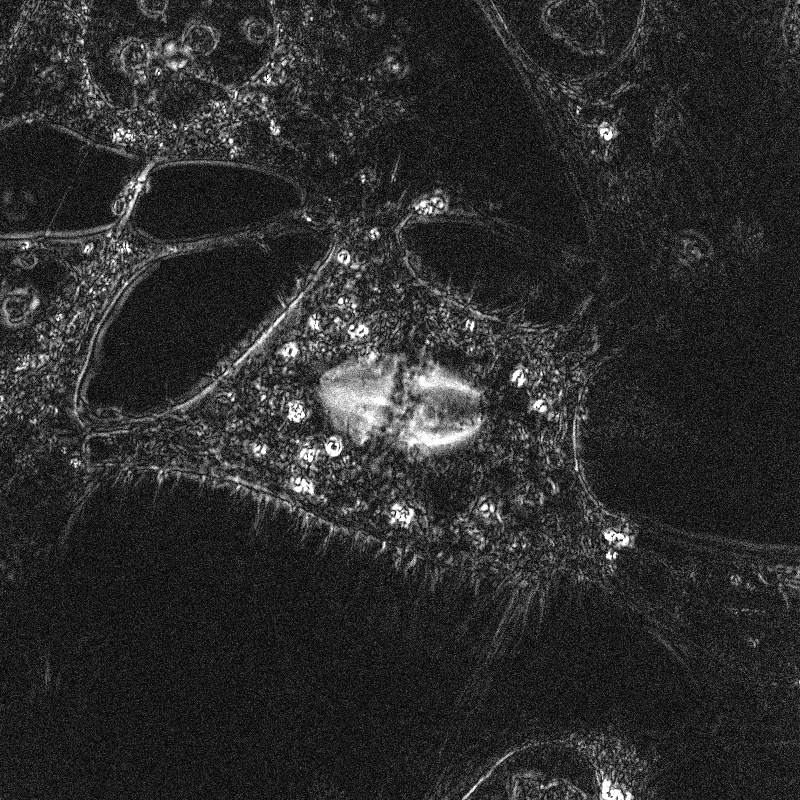
#> input picture final_files/2d_data/u2/retardance.tif, 800 x 800 px
$ jupyter execute Glyph_Packing_Parallel.ipynb   (shell and % lines are left out)
#> lines starting #> are read from the running program, lines starting #| are printed output that depends on the picture
[cell 1]
# Parameters
initial_num_points = 800
final_points = 500
alpha = 1.0
max_time = 30.0
min_time = 5.0
num_iterations = 20
boundary = 30
c_drag = 1.0
image_size = 100
num_cores = 1
dataset = 'u2'

[cell 2]
import numpy as np
import matplotlib.pyplot as plt

import tifffile as tf
import os
import numpy as np
import matplotlib
matplotlib.use('Agg')
import matplotlib.pyplot as plt
from matplotlib import cm
import cv2
from mpl_toolkits.axes_grid1 import make_axes_locatable
from scipy.integrate import odeint
import time
from numpy import linalg as LA
import random
from itertools import cycle
from scipy import interpolate
import cv2
import multiprocessing as mp
from skimage.transform import rescale


def nanRobustBlur(I, dim):
    V=I.copy()
    V[I!=I]=0
    VV=cv2.blur(V,dim)
    W=0*I.copy()+1
    W[I!=I]=0
    WW=cv2.blur(W,dim)
    Z=VV/WW
    return Z

anisotropy = cv2.imread('2d_data/' + dataset + '/retardance.tif', -1).astype('float32')
#> anisotropy: shape (800, 800) float32; min 13, max 65535, mean 11360.7
orientation = cv2.imread('2d_data/' + dataset + '/azimuth.tif', -1).astype('float32')
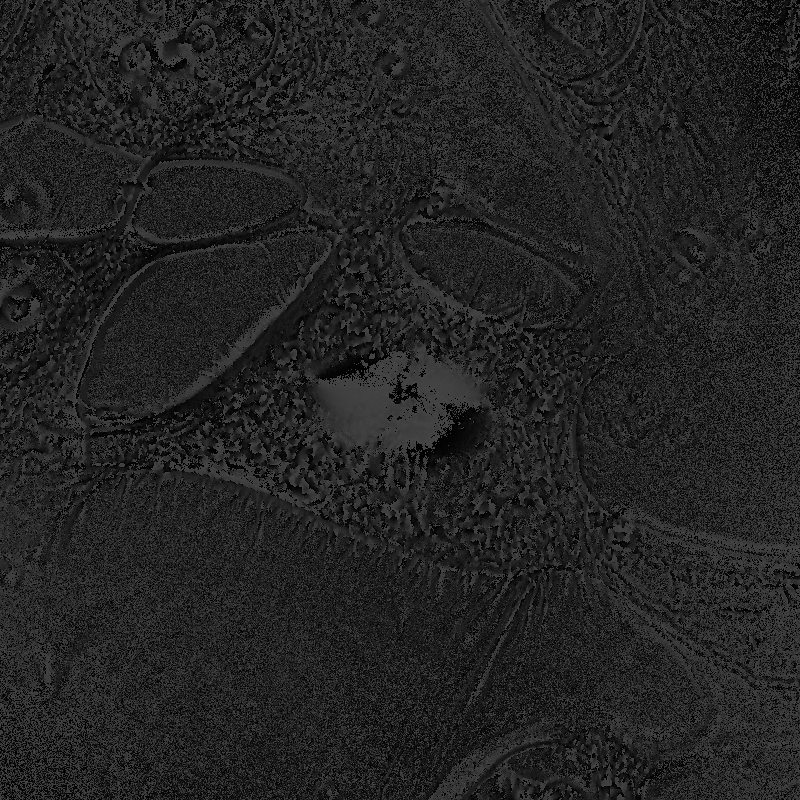
#> input picture final_files/2d_data/u2/azimuth.tif, 800 x 800 px
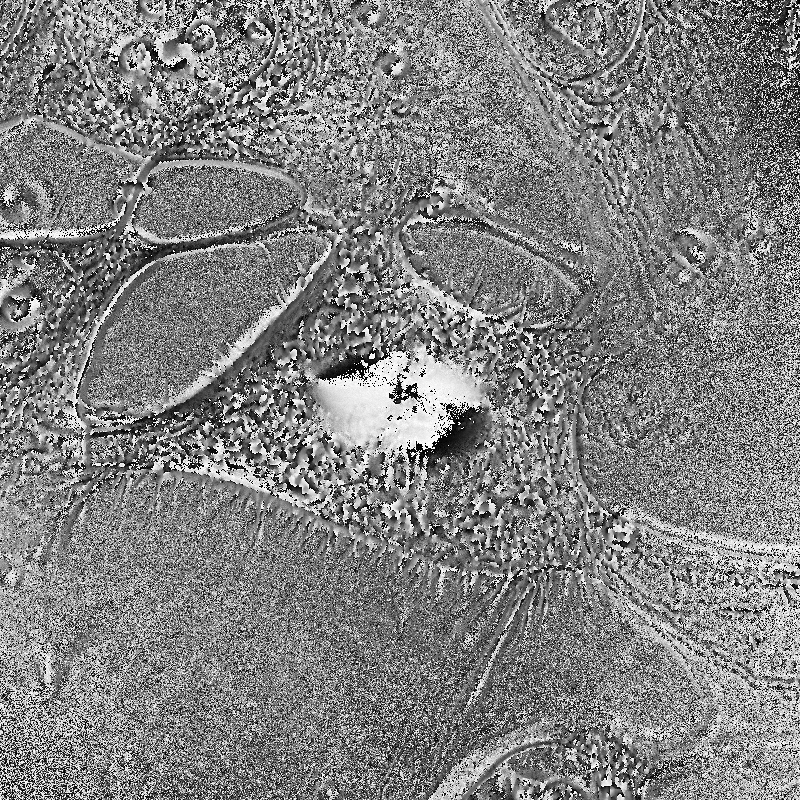
#> orientation: shape (800, 800) float32; min 0, max 17999, mean 9135.1; drawn with min black and max white
anisotropy = rescale(anisotropy, 0.5, anti_aliasing=True)
#> anisotropy: shape (400, 400) float32
orientation = rescale(orientation, 0.5, anti_aliasing=True)
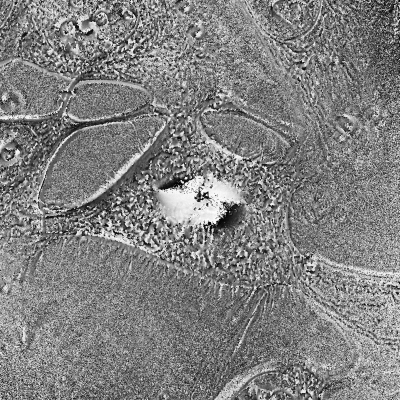
#> orientation: shape (400, 400) float32; min 318.6, max 17741.1, mean 9135.2; drawn with min black and max white
anisotropy = anisotropy / 65535*10
orientation = orientation / 18000*np.pi

def return_smooth(orientation, anisotropy):
    U, V =  anisotropy*np.cos(2 * orientation), anisotropy*np.sin(2 * orientation)
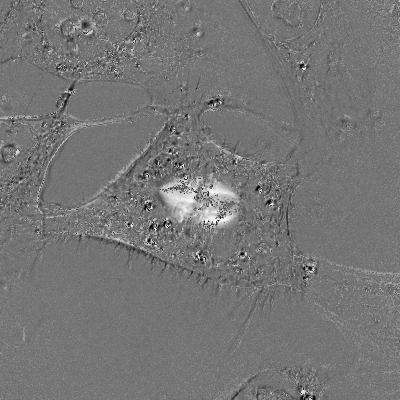
#> U: shape (400, 400) float32; min -9.99, max 9.96, mean -0.761; drawn with min black and max white
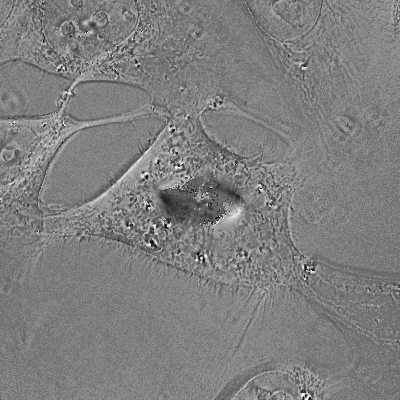
#> V: shape (400, 400) float32; min -9.96, max 9.94, mean -0.00941; drawn with min black and max white
    USmooth = nanRobustBlur(U, (5, 5)) # plot smoothed vector field
#> in nanRobustBlur, `VV=cv2.blur(V,dim)`:
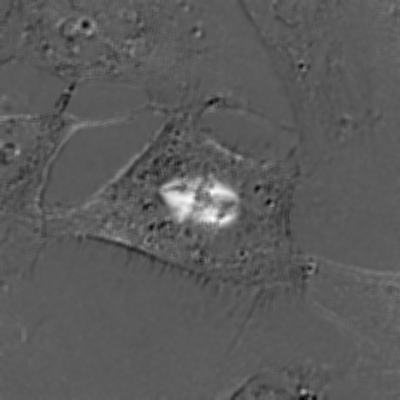
#> VV: shape (400, 400) float32; min -6.13, max 8.8, mean -0.761; drawn with min black and max white
#> in nanRobustBlur, `W=0*I.copy()+1`: W: shape (400, 400) float32; every value is 1
    VSmooth = nanRobustBlur(V, (5, 5)) # plot smoothed vector field
#> call 2 of nanRobustBlur, with dim = (5, 5)
#> in nanRobustBlur (call 2), `VV=cv2.blur(V,dim)`:
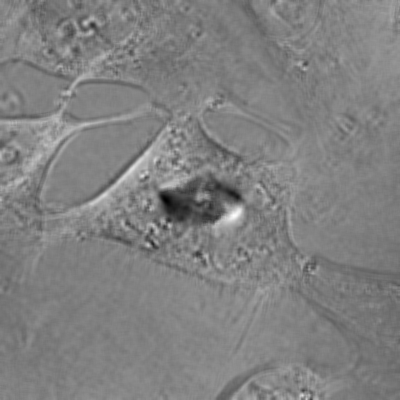
#> VV: shape (400, 400) float32; min -7.03, max 6.85, mean -0.00897; drawn with min black and max white
    azimuthSmooth = (0.5*np.arctan2(VSmooth,USmooth)) % np.pi
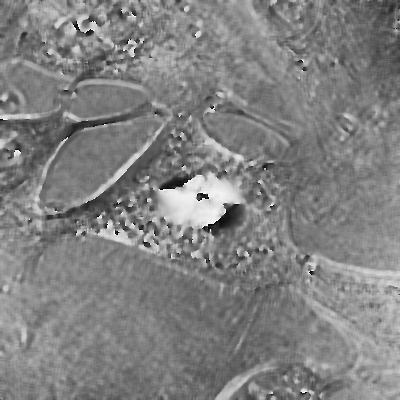
#> azimuthSmooth: shape (400, 400) float32; min 0.000242, max 3.14, mean 1.6; drawn with min black and max white
    RSmooth = np.sqrt(USmooth**2+VSmooth**2)
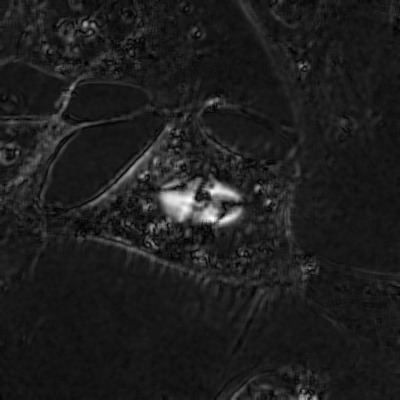
#> RSmooth: shape (400, 400) float32; min 0.0178, max 9.42, mean 1.15; drawn with min black and max white

    return RSmooth, azimuthSmooth

anisotropy, orientation = return_smooth(orientation, anisotropy)

def return_D(position):
    scale_value = anisotropy[position[0]][position[1]]
    theta = orientation[position[0]][position[1]]

    if abs(scale_value) > 1:
        scale_matrix = np.matrix([[scale_value, 0], [0, 1]])
    else:
        scale_matrix = np.matrix([[1, 0], [0, scale_value]])

    angle_matrix = np.matrix([[np.cos(theta), -np.sin(theta)], [np.sin(theta), np.cos(theta)]])
    angle_matrix_2 = np.matrix([[np.cos(theta), np.sin(theta)], [-np.sin(theta), np.cos(theta)]])

    D_matrix = np.matmul(np.matmul(angle_matrix, scale_matrix), angle_matrix_2)

    return D_matrix

memory_inverse = {}

D1 = np.zeros_like(anisotropy, dtype=np.float32)
D2 = np.zeros_like(anisotropy, dtype=np.float32)
D3 = np.zeros_like(anisotropy, dtype=np.float32)
D4 = np.zeros_like(anisotropy, dtype=np.float32)

x = np.arange(0, anisotropy.shape[0], 1)
#> x = 400 values from 0 to 399
y = np.arange(0, anisotropy.shape[1], 1)
#> y = 400 values from 0 to 399

for i in x:
    for j in y:
        scale_matrix = return_D([i, j])
        memory_inverse[(i, j)] = np.linalg.inv(scale_matrix)

        D1[i, j] = scale_matrix[0, 0]
        D2[i, j] = scale_matrix[0, 1]
        D3[i, j] = scale_matrix[1, 0]
        D4[i, j] = scale_matrix[1, 1]

D1_interp = interpolate.interp2d(x, y, D1.T, kind='cubic')
D2_interp = interpolate.interp2d(x, y, D2.T, kind='cubic')
D3_interp = interpolate.interp2d(x, y, D3.T, kind='cubic')
D4_interp = interpolate.interp2d(x, y, D4.T, kind='cubic')
